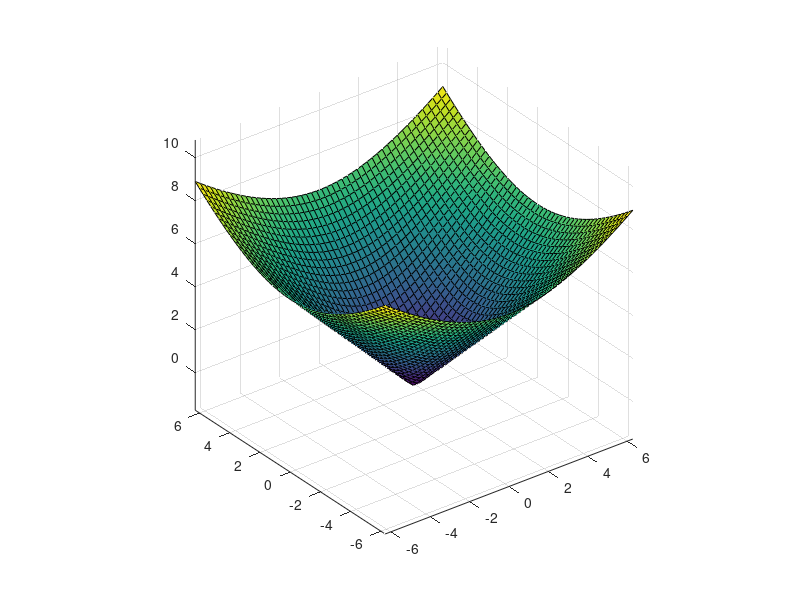

The MATLAB script that drew this image:
%riemannSurface1
numPoint=50;
[x,y] = meshgrid(linspace(-2*pi,2*pi,numPoint));
z=(x+i*y);
z=(z);
surf(real(z),imag(z),abs(z));
axis equal